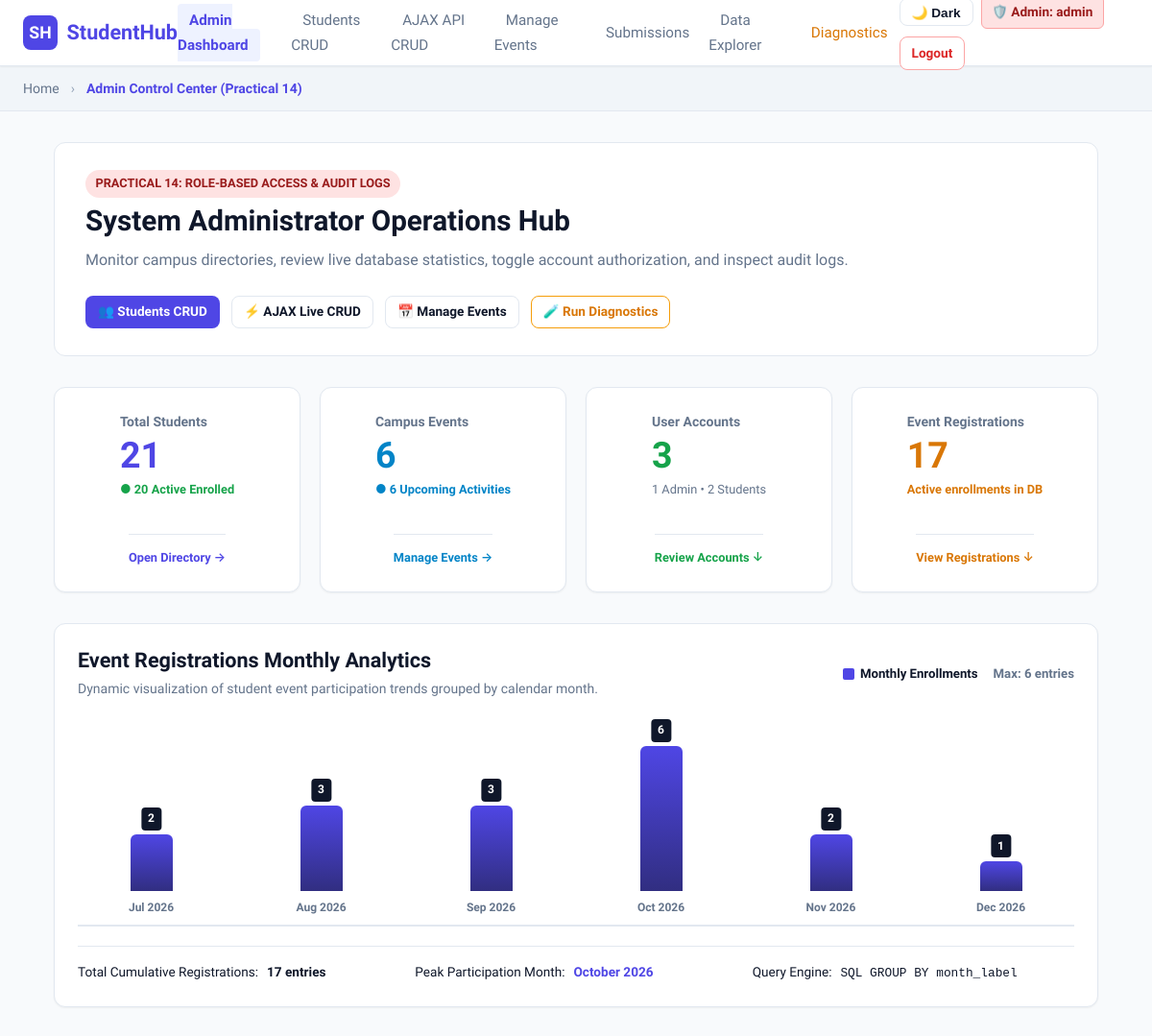
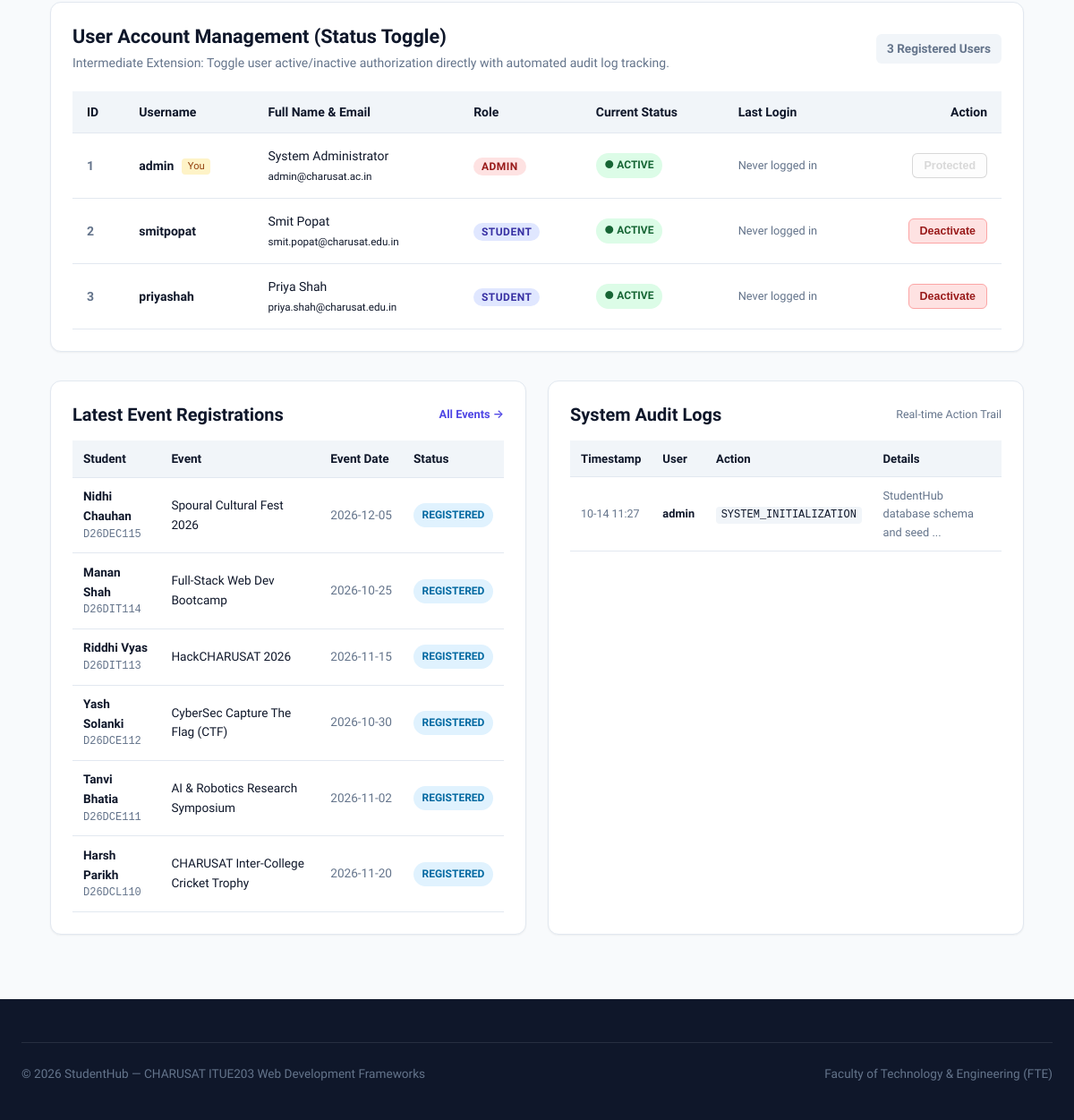
/admin.php (signed in), run on the app's committed database (2 pictures, top to bottom).
### tables this page shows
CREATE TABLE `users` (
  `id` INT AUTO_INCREMENT PRIMARY KEY,
  `username` VARCHAR(50) NOT NULL UNIQUE,
  `email` VARCHAR(100) NOT NULL UNIQUE,
  `password_hash` VARCHAR(255) NOT NULL,
  `full_name` VARCHAR(100) NOT NULL,
  `role` ENUM('admin', 'student') NOT NULL DEFAULT 'student',
  `is_active` TINYINT(1) NOT NULL DEFAULT 1,
  `remember_token` VARCHAR(64) NULL DEFAULT NULL,
  `token_expiry` DATETIME NULL DEFAULT NULL,
  `last_login` DATETIME NULL DEFAULT NULL,
  `created_at` TIMESTAMP DEFAULT CURRENT_TIMESTAMP,
  `updated_at` TIMESTAMP DEFAULT CURRENT_TIMESTAMP ON UPDATE CURRENT_TIMESTAMP,
  INDEX `idx_users_email` (`email`),
  INDEX `idx_users_role` (`role`)
);

CREATE TABLE `registrations` (
  `id` INT AUTO_INCREMENT PRIMARY KEY,
  `event_id` INT NOT NULL,
  `student_id` INT NOT NULL,
  `registration_date` TIMESTAMP DEFAULT CURRENT_TIMESTAMP,
  `attendance_status` ENUM('Registered', 'Attended', 'Absent', 'Cancelled') DEFAULT 'Registered',
  `notes` VARCHAR(255) NULL,
  UNIQUE KEY `unique_student_event` (`event_id`, `student_id`),
  INDEX `idx_reg_event` (`event_id`),
  INDEX `idx_reg_student` (`student_id`),
  CONSTRAINT `fk_registrations_event` FOREIGN KEY (`event_id`)
    REFERENCES `events` (`id`) ON DELETE CASCADE ON UPDATE CASCADE,
  CONSTRAINT `fk_registrations_student` FOREIGN KEY (`student_id`)
    REFERENCES `students` (`id`) ON DELETE CASCADE ON UPDATE CASCADE
);

CREATE TABLE `students` (
  `id` INT AUTO_INCREMENT PRIMARY KEY,
  `user_id` INT NULL UNIQUE,
  `student_id` VARCHAR(20) NOT NULL UNIQUE,
  `full_name` VARCHAR(100) NOT NULL,
  `email` VARCHAR(100) NOT NULL UNIQUE,
  `phone` VARCHAR(15) NOT NULL,
  `department` VARCHAR(80) NOT NULL DEFAULT 'Computer Engineering',
  `course` VARCHAR(80) NOT NULL,
  `semester` INT NOT NULL DEFAULT 3,
  `academic_year` VARCHAR(20) NOT NULL DEFAULT '2nd Year',
  `gender` ENUM('Male', 'Female', 'Other') NOT NULL DEFAULT 'Male',
  `cgpa` DECIMAL(3, 2) NOT NULL DEFAULT 8.00,
  `status` ENUM('Active', 'Inactive', 'Deleted') NOT NULL DEFAULT 'Active',
  `created_at` TIMESTAMP DEFAULT CURRENT_TIMESTAMP,
  `updated_at` TIMESTAMP DEFAULT CURRENT_TIMESTAMP ON UPDATE CURRENT_TIMESTAMP,
  INDEX `idx_student_dept` (`department`),
  INDEX `idx_student_course` (`course`),
  INDEX `idx_student_status` (`status`),
  CONSTRAINT `fk_students_user` FOREIGN KEY (`user_id`)
    REFERENCES `users` (`id`) ON DELETE SET NULL ON UPDATE CASCADE
);

CREATE TABLE `events` (
  `id` INT AUTO_INCREMENT PRIMARY KEY,
  `category_id` INT NOT NULL,
  `title` VARCHAR(150) NOT NULL,
  `slug` VARCHAR(160) NOT NULL,
  `description` TEXT NOT NULL,
  `event_date` DATE NOT NULL,
  `event_time` TIME NOT NULL,
  `venue` VARCHAR(100) NOT NULL,
  `max_participants` INT NOT NULL DEFAULT 100,
  `organizer` VARCHAR(100) NOT NULL DEFAULT 'CHARUSAT Student Council',
  `poster_path` VARCHAR(255) NULL DEFAULT NULL,
  `status` ENUM('Draft', 'Upcoming', 'Ongoing', 'Completed', 'Cancelled') NOT NULL DEFAULT 'Upcoming',
  `created_at` TIMESTAMP DEFAULT CURRENT_TIMESTAMP,
  `updated_at` TIMESTAMP DEFAULT CURRENT_TIMESTAMP ON UPDATE CURRENT_TIMESTAMP,
  INDEX `idx_events_category` (`category_id`),
  INDEX `idx_events_status` (`status`),
  INDEX `idx_events_date` (`event_date`),
  CONSTRAINT `fk_events_category` FOREIGN KEY (`category_id`)
    REFERENCES `event_categories` (`id`) ON DELETE RESTRICT ON UPDATE CASCADE
);

CREATE TABLE `audit_logs` (
  `id` INT AUTO_INCREMENT PRIMARY KEY,
  `user_id` INT NULL,
  `action` VARCHAR(100) NOT NULL,
  `details` TEXT NULL,
  `ip_address` VARCHAR(45) NULL,
  `created_at` TIMESTAMP DEFAULT CURRENT_TIMESTAMP,
  INDEX `idx_audit_user` (`user_id`),
  CONSTRAINT `fk_audit_user` FOREIGN KEY (`user_id`)
    REFERENCES `users` (`id`) ON DELETE SET NULL ON UPDATE CASCADE
);

### admin.php (the view, shortened to what the rows shown need)
<?php
global $conn;
$auditLogs = [];
$logRes = $conn->query("SELECT a.*, u.username FROM audit_logs a LEFT JOIN users u ON a.user_id = u.id ORDER BY a.id DESC LIMIT 10");
if ($logRes) {
    while ($row = $logRes->fetch_assoc()) {
        $auditLogs[] = $row;
    }
}
$userAccounts = [];
$userRes = $conn->query("SELECT id, username, email, full_name, role, is_active, last_login, created_at FROM users ORDER BY id ASC");
if ($userRes) {
    while ($row = $userRes->fetch_assoc()) {
        $userAccounts[] = $row;
    }
}
$latestRegistrations = [];
$regRes = $conn->query("
    SELECT r.id, r.registration_date, r.attendance_status, s.full_name AS student_name, s.student_id, e.title AS event_title, e.event_date
    FROM registrations r
    JOIN students s ON r.student_id = s.id
    JOIN events e ON r.event_id = e.id
    ORDER BY r.id DESC
    LIMIT 6
");
if ($regRes) {
    while ($row = $regRes->fetch_assoc()) {
        $latestRegistrations[] = $row;
    }
}
?>
<!DOCTYPE html>
<html lang="en">
<head>
  <link rel="stylesheet" href="css/styles.css" />
</head>
<body>
  <main id="main-content" class="main-content">
    <div class="container">
      <section style="background:var(--bg-surface);border:1px solid var(--border);border-radius:var(--radius-lg);padding:1.75rem 2rem;margin-bottom:2rem;display:flex;justify-content:space-between;align-items:center;flex-wrap:wrap;gap:1.5rem;">
        <div>
          <h1 style="margin:0.35rem 0 0.5rem;font-size:1.85rem;">System Administrator Operations Hub</h1>
        </div>
      </section>
      <section class="chart-container" aria-label="Event Registrations Analytics">
        <div style="display:flex;justify-content:space-between;align-items:center;flex-wrap:wrap;gap:1rem;margin-bottom:1rem;">
          <div>
            <h2 style="font-size:1.35rem;margin:0 0 0.25rem;">Event Registrations Monthly Analytics</h2>
          </div>
        </div>
      </section>
      <section id="user-management" style="background:var(--bg-surface);border:1px solid var(--border);border-radius:var(--radius-lg);padding:1.5rem;margin-bottom:2rem;box-shadow:var(--shadow-sm);">
        <div style="display:flex;justify-content:space-between;align-items:center;flex-wrap:wrap;gap:1rem;margin-bottom:1.25rem;">
          <div>
            <h2 style="font-size:1.35rem;margin:0 0 0.25rem;">User Account Management (Status Toggle)</h2>
          </div>
        </div>
        <div style="overflow-x:auto;">
          <table style="width:100%;border-collapse:collapse;font-size:0.875rem;text-align:left;">
            <thead>
              <tr style="background:var(--bg-alt);border-bottom:1px solid var(--border);">
                <th style="padding:0.75rem 1rem;">ID</th>
                <th style="padding:0.75rem 1rem;">Username</th>
                <th style="padding:0.75rem 1rem;">Full Name &amp; Email</th>
                <th style="padding:0.75rem 1rem;">Role</th>
                <th style="padding:0.75rem 1rem;">Current Status</th>
                <th style="padding:0.75rem 1rem;">Last Login</th>
                <th style="padding:0.75rem 1rem;text-align:right;">Action</th>
              </tr>
            </thead>
            <tbody>
              <?php foreach ($userAccounts as $u):
                $isActive = (int)$u['is_active'] === 1;
                $isSelf = (int)$u['id'] === (int)$_SESSION['user_id'];
              ?>
                <tr style="border-bottom:1px solid var(--border);">
                  <td style="padding:0.85rem 1rem;font-weight:700;color:var(--text-muted);"><?= (int)$u['id'] ?></td>
                  <td style="padding:0.85rem 1rem;">
                    <strong><?= htmlspecialchars($u['username']) ?></strong>
                    <?php if ($isSelf): ?>
                      <span style="font-size:0.7rem;background:#fef3c7;color:#92400e;padding:0.15rem 0.4rem;border-radius:4px;margin-left:0.35rem;">You</span>
                    <?php endif; ?>
                  </td>
                  <td style="padding:0.85rem 1rem;">
                    <div><?= htmlspecialchars($u['full_name']) ?></div>
                    <small class="text-muted"><?= htmlspecialchars($u['email']) ?></small>
                  </td>
                  <td style="padding:0.85rem 1rem;">
                    <span class="role-badge <?= $u['role'] === 'admin' ? 'role-admin' : 'role-student' ?>">
                      <?= htmlspecialchars($u['role']) ?>
                    </span>
                  </td>
                  <td style="padding:0.85rem 1rem;">
                    <?php if ($isActive): ?>
                      <span class="badge" style="background:#dcfce7;color:#166534;font-size:0.75rem;font-weight:700;">● Active</span>
                    <?php else: ?>
                      <span class="badge" style="background:#fee2e2;color:#991b1b;font-size:0.75rem;font-weight:700;">○ Inactive</span>
                    <?php endif; ?>
                  </td>
                  <td style="padding:0.85rem 1rem;font-size:0.8rem;color:var(--text-muted);">
                    <?= !empty($u['last_login']) ? htmlspecialchars(substr((string)$u['last_login'], 0, 16)) : 'Never logged in' ?>
                  </td>
                  <td style="padding:0.85rem 1rem;text-align:right;">
                    <?php if ($isSelf): ?>
                      <button class="status-toggle-btn" disabled style="opacity:0.5;cursor:not-allowed;" title="Self-deactivation disabled">
                        Protected
                      </button>
                    <?php else: ?>
                      <form method="POST" action="admin.php" style="display:inline;" onsubmit="return confirm('Confirm changing account status for <?= htmlspecialchars($u['username']) ?>?');">
                        <?php if ($isActive): ?>
                          <button type="submit" class="status-toggle-btn status-inactive-btn" title="Click to deactivate this user">
                            Deactivate
                          </button>
                        <?php else: ?>
                          <button type="submit" class="status-toggle-btn status-active-btn" title="Click to activate this user">
                            Activate
                          </button>
                        <?php endif; ?>
                      </form>
                    <?php endif; ?>
                  </td>
                </tr>
              <?php endforeach; ?>
            </tbody>
          </table>
        </div>
      </section>
      <div style="display:grid;grid-template-columns:repeat(auto-fit, minmax(420px, 1fr));gap:1.5rem;margin-bottom:2.5rem;">
        <section id="recent-registrations" style="background:var(--bg-surface);border:1px solid var(--border);border-radius:var(--radius-lg);padding:1.5rem;box-shadow:var(--shadow-sm);">
          <div style="display:flex;justify-content:space-between;align-items:center;margin-bottom:1rem;">
            <h2 style="font-size:1.25rem;margin:0;">Latest Event Registrations</h2>
          </div>
          <div style="overflow-x:auto;">
            <table style="width:100%;border-collapse:collapse;font-size:0.85rem;text-align:left;">
              <thead>
                <tr style="border-bottom:1px solid var(--border);background:var(--bg-alt);">
                  <th style="padding:0.6rem 0.75rem;">Student</th>
                  <th style="padding:0.6rem 0.75rem;">Event</th>
                  <th style="padding:0.6rem 0.75rem;">Event Date</th>
                  <th style="padding:0.6rem 0.75rem;">Status</th>
                </tr>
              </thead>
              <tbody>
                <?php if ($latestRegistrations === []): ?>
                  <tr><td colspan="4" style="text-align:center;padding:1.5rem;color:var(--text-muted);">No registrations found in database.</td></tr>
                <?php else: ?>
                  <?php foreach ($latestRegistrations as $lr): ?>
                    <tr style="border-bottom:1px solid var(--border);">
                      <td style="padding:0.65rem 0.75rem;">
                        <strong><?= htmlspecialchars($lr['student_name']) ?></strong>
                        <div style="font-size:0.75rem;color:var(--text-muted);font-family:monospace;"><?= htmlspecialchars($lr['student_id']) ?></div>
                      </td>
                      <td style="padding:0.65rem 0.75rem;"><?= htmlspecialchars($lr['event_title']) ?></td>
                      <td style="padding:0.65rem 0.75rem;white-space:nowrap;color:var(--text-muted);"><?= htmlspecialchars($lr['event_date']) ?></td>
                      <td style="padding:0.65rem 0.75rem;">
                        <span class="badge" style="background:#e0f2fe;color:#0369a1;font-size:0.75rem;font-weight:700;">
                          <?= htmlspecialchars($lr['attendance_status'] ?? 'Registered') ?>
                        </span>
                      </td>
                    </tr>
                  <?php endforeach; ?>
                <?php endif; ?>
              </tbody>
            </table>
          </div>
        </section>
        <section id="audit-logs" style="background:var(--bg-surface);border:1px solid var(--border);border-radius:var(--radius-lg);padding:1.5rem;box-shadow:var(--shadow-sm);">
          <div style="display:flex;justify-content:space-between;align-items:center;margin-bottom:1rem;">
            <h2 style="font-size:1.25rem;margin:0;">System Audit Logs</h2>
          </div>
          <div style="overflow-x:auto;">
            <table style="width:100%;border-collapse:collapse;font-size:0.825rem;text-align:left;">
              <thead>
                <tr style="border-bottom:1px solid var(--border);background:var(--bg-alt);">
                  <th style="padding:0.6rem 0.75rem;">Timestamp</th>
                  <th style="padding:0.6rem 0.75rem;">User</th>
                  <th style="padding:0.6rem 0.75rem;">Action</th>
                  <th style="padding:0.6rem 0.75rem;">Details</th>
                </tr>
              </thead>
              <tbody>
                <?php if ($auditLogs === []): ?>
                  <tr><td colspan="4" style="text-align:center;padding:1.5rem;color:var(--text-muted);">No audit logs recorded yet.</td></tr>
                <?php else: ?>
                  <?php foreach ($auditLogs as $l): ?>
                    <tr style="border-bottom:1px solid var(--border);">
                      <td style="padding:0.65rem 0.75rem;color:var(--text-muted);white-space:nowrap;font-size:0.78rem;">
                        <?= htmlspecialchars(substr($l['created_at'], 5, 11)) ?>
                      </td>
                      <td style="padding:0.65rem 0.75rem;font-weight:600;font-size:0.8rem;">
                        <?= htmlspecialchars($l['username'] ?? 'System') ?>
                      </td>
                      <td style="padding:0.65rem 0.75rem;">
                        <code style="font-size:0.75rem;background:var(--bg-alt);padding:0.15rem 0.35rem;border-radius:4px;"><?= htmlspecialchars($l['action']) ?></code>
                      </td>
                      <td style="padding:0.65rem 0.75rem;color:var(--text-muted);font-size:0.8rem;" title="<?= htmlspecialchars($l['details'] ?? '') ?>">
                        <?= htmlspecialchars(substr($l['details'] ?? '', 0, 36)) ?><?= strlen($l['details'] ?? '') > 36 ? '...' : '' ?>
                      </td>
                    </tr>
                  <?php endforeach; ?>
                <?php endif; ?>
              </tbody>
            </table>
          </div>
        </section>
      </div>
    </div>
  </main>
</body>
</html>

### data on the page
users: id "1", username "admin", shows "You", full_name "System Administrator", email "admin@charusat.ac.in", role "ADMIN", is_active "● ACTIVE", shows "Never logged in", shows "Protected"
users: id "2", username "smitpopat", full_name "Smit Popat", email "smit.popat@charusat.edu.in", role "STUDENT", is_active "● ACTIVE", shows "Never logged in"
users: id "3", username "priyashah", full_name "Priya Shah", email "priya.shah@charusat.edu.in", role "STUDENT", is_active "● ACTIVE", shows "Never logged in"
registrations: student.full_name "Nidhi Chauhan", student.student_id "D26DEC115", event.title "Spoural Cultural Fest 2026", event.event_date "2026-12-05", attendance_status "REGISTERED"
registrations: student.full_name "Manan Shah", student.student_id "D26DIT114", event.title "Full-Stack Web Dev Bootcamp", event.event_date "2026-10-25", attendance_status "REGISTERED"
registrations: student.full_name "Riddhi Vyas", student.student_id "D26DIT113", event.title "HackCHARUSAT 2026", event.event_date "2026-11-15", attendance_status "REGISTERED"
registrations: student.full_name "Yash Solanki", student.student_id "D26DCE112", event.title "CyberSec Capture The Flag (CTF)", event.event_date "2026-10-30", attendance_status "REGISTERED"
registrations: student.full_name "Tanvi Bhatia", student.student_id "D26DCE111", event.title "AI & Robotics Research Symposium", event.event_date "2026-11-02", attendance_status "REGISTERED"
registrations: student.full_name "Harsh Parikh", student.student_id "D26DCL110", event.title "CHARUSAT Inter-College Cricket Trophy", event.event_date "2026-11-20", attendance_status "REGISTERED"
audit_logs: created_at "10-14 11:27", user.username "admin", action "SYSTEM_INITIALIZATION", details "StudentHub database schema and seed"

### other printed values
$_SESSION['username'] "admin"
$studentCount "21"
$activeStudents "20"
$eventCount "6"
$upcomingEvents "6"
$userCount "3"
$adminUserCount "1"
$userCount - $adminUserCount "2"
$regCount "17"
$maxChartValue "6"
$m['count'] "2"
$m['label'] "Jul 2026"
$m['count'] "3"
$m['label'] "Aug 2026"
$m['label'] "Sep 2026"
